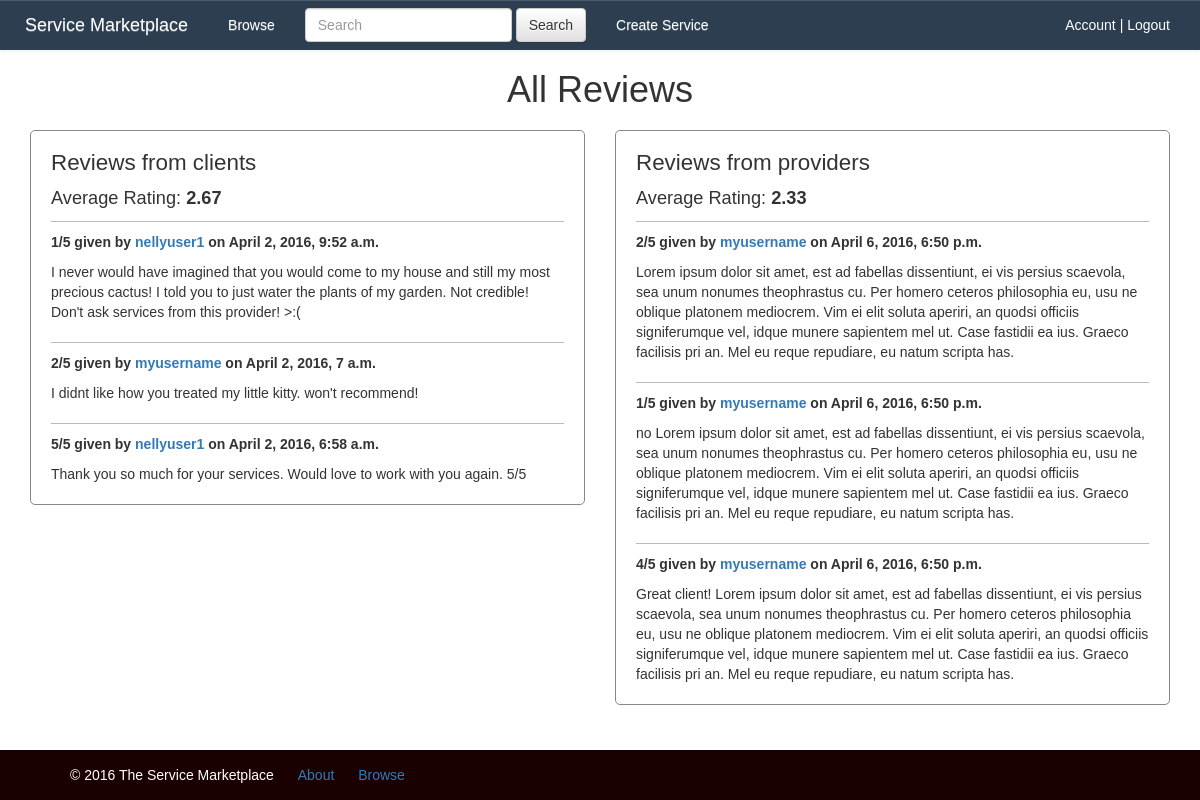
/my_account/reviews/ (signed in), run on the app's committed database.
### market/models.py (models this page shows, shortened)
class Review(models.Model):
    RATINGS = (
        (1, '1'),
        (2, '2'),
        (3, '3'),
        (4, '4'),
        (5, '5'),
    )
    TYPE = (
        ('client', 'Client'),
        ('provider', 'Provider'),
    )
    rating = models.IntegerField(choices=RATINGS)
    user = models.ForeignKey(settings.AUTH_USER_MODEL, related_name='review')
    account_type = models.CharField(max_length=8, choices=TYPE, default='client')
    author = models.ForeignKey(
        settings.AUTH_USER_MODEL,
        related_name='review_author',
        null=True,
        blank=True
    )
    comment = models.TextField()
    created_date = models.DateTimeField(default=timezone.now)
    class Meta:
        permissions = (
            ('can_add_review', 'can_add_review'),
        )

### market/views.py (the view)
# urls.py: url(r'^my_account/reviews/$', views.more_reviews, name="more_reviews"),
@login_required
def more_reviews(request):
    avg_rating_c = get_avg_rating(username=request.user, mode='client')
    avg_rating_p = get_avg_rating(username=request.user, mode='provider')
    reviews = Review.objects.filter(user=request.user).order_by('-created_date')
    reviews_clients = reviews.filter(account_type='client')
    reviews_providers = reviews.filter(account_type='provider')
    return render(
        request,
        'market/reviews.html', {
            'avg_rating_clients': avg_rating_c,
            'avg_rating_providers': avg_rating_p,
            'reviews_clients': reviews_clients,
            'reviews_providers': reviews_providers,
        }
    )

### market/functions.py (called while the page is built)
def get_avg_rating(username, mode):
    ratings = Review.objects.filter(user=username, account_type=mode)
    avg_rating = ratings.aggregate(Avg('rating'))
    if avg_rating.get('rating__avg') is None:
        return 0
    else:
        return format(avg_rating.get('rating__avg'), '.2f')

### market/templates/market/reviews.html
{% extends "market/base.html" %}
{% block css %}
{% load staticfiles %}
    <link rel="stylesheet" href="{% static 'css/user_profile.css' %}">
{% endblock %}
{% block content %}
    <h1 style="text-align:center">All Reviews</h1>
    <div class="container">
        <div class="row">
            <div class="col-sm-6">
                <div class="column">
                    <h3>Reviews from clients</h3>
                    {% if reviews_clients %}
                    <p class="rating">Average Rating: <span class="bold">{{ avg_rating_clients }}</span></p>
                    {% for review in reviews_clients %}
                        <div class="review">
                            <p class="bold">{{ review.rating }}/5 given by <a href="{% url 'user_profile' username=review.author %}">{{ review.author }}</a> on <span class="date">{{ review.created_date }}</span></p>
                            <p>{{ review.comment }}</p>
                        </div>
                    {% endfor %}
                    {% else %}
                        <p>You have no reviews from clients.</p>
                    {% endif %}
                </div>
            </div>
            <div class="col-sm-6">
                <div class="column">
                    <h3>Reviews from providers</h3>
                    {% if reviews_providers %}
                    <p class="rating">Average Rating: <span class="bold">{{ avg_rating_providers }}</span></p>
                    {% for review in reviews_providers %}
                        <div class="review">
                            <p class="bold">{{ review.rating }}/5 given by <a href="{% url 'user_profile' username=review.author %}">{{ review.author }}</a> on <span class="date">{{ review.created_date }}</span></p>
                            <p>{{ review.comment }}</p>
                        </div>
                    {% endfor %}
                    {% else %}
                        <p>You have no reviews from providers.</p>
                    {% endif %}
                </div>
            </div>
        </div>
    </div>
{% endblock %}

### market/static/css/base.css (style rules this page uses)
html, body { margin:0; padding:0; height:100%; font-family: 'Montserrat', sans-serif; }

### market/static/css/user_profile.css (style rules this page uses)
.review, .service { padding: 10px 0; border-top: 1px solid #bbb; }
.column { border-radius: 5px; border: 1px solid #888; padding: 0 20px; margin: 10px 0; }
.rating { font-size: 1.3em; }
.bold { font-weight: bold; }
h3 { font-size: 1.6em; }

### data on the page
Review: rating "1", author "nellyuser1", created_date "April 2, 2016, 9:52 a.m.", comment "I never would have imagined that you would come to my house and still my most precious cactus! I told you to just water the plants of my garden. Not credible! Don't ask services from this provider! >:("
Review: rating "2", author "myusername", created_date "April 2, 2016, 7 a.m.", comment "I didnt like how you treated my little kitty. won't recommend!"
Review: rating "5", author "nellyuser1", created_date "April 2, 2016, 6:58 a.m.", comment "Thank you so much for your services. Would love to work with you again. 5/5"
Review: rating "2", author "myusername", created_date "April 6, 2016, 6:50 p.m.", comment "Lorem ipsum dolor sit amet, est ad fabellas dissentiunt, ei vis persius scaevola, sea unum nonumes theophrastus cu. Per homero ceteros philosophia eu, usu ne oblique platonem mediocrem. Vim ei elit soluta aperiri, an quodsi officiis signiferumque vel, idque munere sapientem mel ut. Case fastidii ea ius. Graeco facilisis pri an. Mel eu reque repudiare, eu natum scripta has."
Review: rating "1", author "myusername", created_date "April 6, 2016, 6:50 p.m.", comment "no Lorem ipsum dolor sit amet, est ad fabellas dissentiunt, ei vis persius scaevola, sea unum nonumes theophrastus cu. Per homero ceteros philosophia eu, usu ne oblique platonem mediocrem. Vim ei elit soluta aperiri, an quodsi officiis signiferumque vel, idque munere sapientem mel ut. Case fastidii ea ius. Graeco facilisis pri an. Mel eu reque repudiare, eu natum scripta has."
Review: rating "4", author "myusername", created_date "April 6, 2016, 6:50 p.m.", comment "Great client! Lorem ipsum dolor sit amet, est ad fabellas dissentiunt, ei vis persius scaevola, sea unum nonumes theophrastus cu. Per homero ceteros philosophia eu, usu ne oblique platonem mediocrem. Vim ei elit soluta aperiri, an quodsi officiis signiferumque vel, idque munere sapientem mel ut. Case fastidii ea ius. Graeco facilisis pri an. Mel eu reque repudiare, eu natum scripta has."

### other printed values
{{ avg_rating_clients }} "2.67"
{{ avg_rating_providers }} "2.33"
